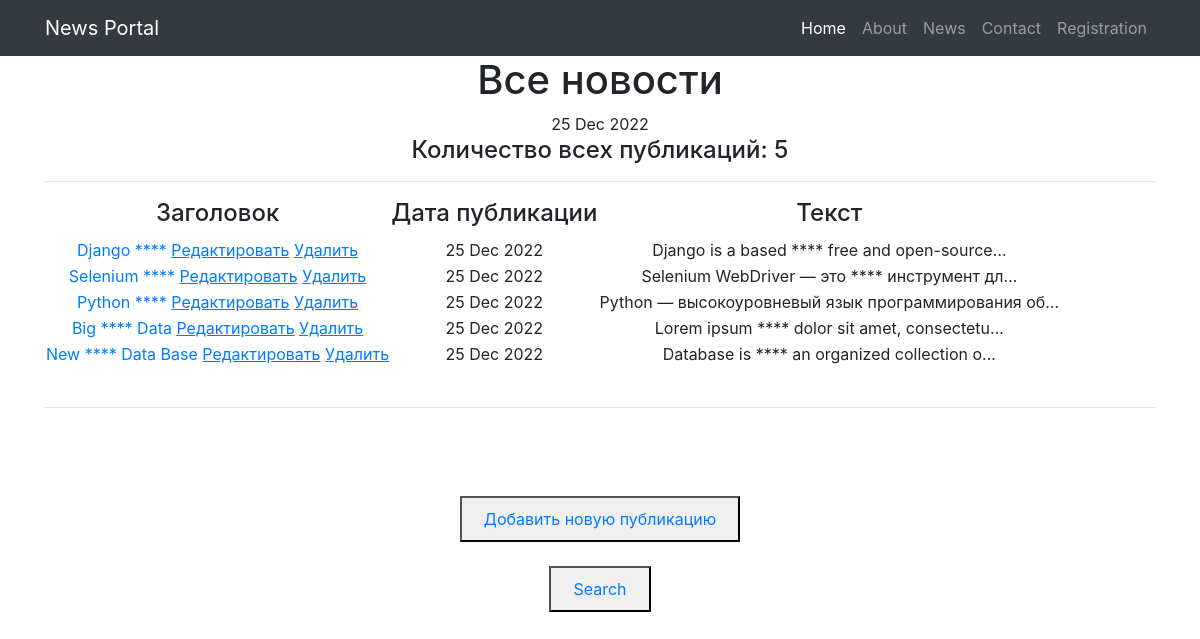
Page /news/ on the committed database.
### news/models.py (models this page shows, shortened)
class Post(models.Model):
    author = models.ForeignKey(Author, on_delete=models.CASCADE)
    NEWS = 'NW'
    ARTICLE = 'AR'
    CATEGORIES = [
        (NEWS, 'Новость'),
        (ARTICLE, 'Статья')
    ]
    categoryType = models.CharField(max_length=2,
                                     choices=CATEGORIES,
                                     default=ARTICLE)
    pubDate = models.DateTimeField('Publication date ', auto_now_add=True)
    postCategory = models.ManyToManyField(Category, through='postCategory')
    postTitle = models.CharField('Title ', max_length=128)
    postText = models.TextField('Text')
    rating = models.SmallIntegerField("рейтинг статьи/новости", default=0)

### news/views.py (the view)
# urls.py: path('', PostsList.as_view()),
class PostsList(ListView):
    model = Post
    template_name = 'news.html'
    context_object_name = 'news'
    ordering = ['-pubDate']
    paginate_by = 10
    def get_context_data(self, **kwargs):
        context = super().get_context_data(**kwargs)
        context['time_now'] = datetime.utcnow()
        context['news_list'] = Post.objects.all()
        context['filter'] = PostFilter(self.request.GET, queryset=self.get_queryset())
        return context

### news/templatetags/custom_filters.py (called while the page is built)
@register.filter(name='censor')
def censor(value):
    text = value.split()
    for word in text:
        if word.lower() in CENSORED:
            value = value.replace(word, '****')
    return value

### templates/news.html (shortened to what this page needs)
{% extends 'flatpages/default.html' %}
{% load custom_filters %}
{% block content %}
    <h1>Все новости</h1>
    {{ time_now|date:'d M Y' }}
    <h4> Количество всех публикаций: {{ news_list|length }} </h4>
    <hr>
    {% if news %}
        <table>
            <tr>
                <td>
                    <h4>Заголовок</h4>
                </td>
                <td>
                    <h4>Дата публикации</h4>
                </td>
                <td>
                    <h4>Текст</h4>
                </td>
            </tr>
        {% for post in news %}
            <tr>
                <td>
                    <a href="{% url 'post_detail' post.id %}">{{ post.postTitle|censor }} </a>
                    <a href="{% url 'post_update' post.id %}"><u>Редактировать</u></a>
                    <a href="{% url 'post_delete' post.id %}"><u> Удалить </u></a>
                </td>
                <td>
                    {{ post.pubDate|date:'d M Y' }}
                </td>
                <td>
                    {{ post.postText|truncatechars:50|censor }}
                </td>
            </tr>
        {% endfor %}
        </table>
    {% else %}
        <h2>Новостей и публикаций нет!</h2>
    {% endif %}
<br>
<hr>
<br>
<br>
<br>
<button> <a class="nav-link" href="{% url 'post_create' %}">Добавить новую публикацию</a> </button>
<br>
<br>
<button> <a class="nav-link" href="/news/search/">Search</a> </button>
{% endblock content %}

### templates/flatpages/default.html (shortened to what this page needs)
{% load static %}
<!DOCTYPE html>
<html lang="en">
<head>
  <link href="{% static 'vendor/bootstrap/css/bootstrap.min.css' %}" rel="stylesheet">
</head>
<body>
  <nav class="navbar navbar-expand-lg navbar-dark bg-dark static-top">
    <div class="container">
      <a class="navbar-brand" href="/home/">News Portal</a>
      <div class="collapse navbar-collapse" id="navbarResponsive">
        <ul class="navbar-nav ml-auto">
          <li class="nav-item active">
            <a class="nav-link" href="/home/">Home
            </a>
          </li>
          <li class="nav-item">
            <a class="nav-link" href="/about/">About</a>
          </li>
          <li class="nav-item">
            <a class="nav-link" href="/news/">News</a>
          </li>
          <li class="nav-item">
            <a class="nav-link" href="/contacts/">Contact</a>
          </li>
          <li class="nav-item">
            <a class="nav-link" href="/registration/">Registration</a>
          </li>
        </ul>
      </div>
    </div>
  </nav>
  <div class="container">
    <div class="row">
      <div class="col-lg-12 text-center">
       {% block content %}{% endblock content %}
      </div>
    </div>
  </div>
</body>
</html>

### rows in the picture
Post: postTitle|censor "Django ****", pubDate "25 Dec 2022", postText|censor "Django is a based **** free and open-source…"
Post: postTitle|censor "Selenium ****", pubDate "25 Dec 2022", postText|censor "Selenium WebDriver — это **** инструмент дл…"
Post: postTitle|censor "Python ****", pubDate "25 Dec 2022", postText|censor "Python — высокоуровневый язык программирования об…"
Post: postTitle|censor "Big **** Data", pubDate "25 Dec 2022", postText|censor "Lorem ipsum **** dolor sit amet, consectetu…"
Post: postTitle|censor "New **** Data Base", pubDate "25 Dec 2022", postText|censor "Database is **** an organized collection o…"

### other values in the picture
{{ time_now|date:'d M Y' }} "25 Dec 2022"
{{ news_list|length }} "5"
